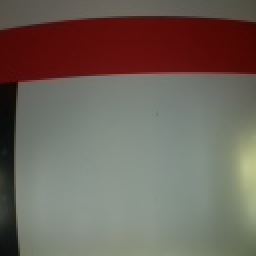
#> input picture prestito/RescueLineMondialiiV3/pavNero.png, 128 x 128 px (shown 2 times larger)
$ python trattaImmagineOffset.py
#> lines starting #> are read from the running program, lines starting #| are printed output that depends on the picture
import cv2
import numpy as np

imgOG=cv2.imread('pavNero.png')
#> imgOG is the input picture: shape (128, 128, 3); mean B, G, R 91.4, 100.3, 111.2

cv2.imshow('1',imgOG)
cv2.waitKey(0)

imgBN=cv2.cvtColor(imgOG,cv2.COLOR_BGR2GRAY)
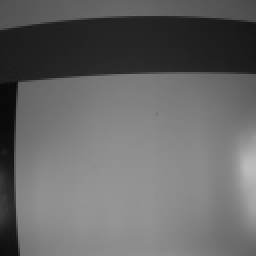
#> imgBN: shape (128, 128) (shown 2 times larger); min 8, max 188, mean 102.5


cv2.imshow('1',imgBN)
cv2.waitKey(0)

imgBN=cv2.medianBlur(imgBN,5)

cv2.imshow('1',imgBN)
cv2.waitKey(0)

imgBN=255-imgBN
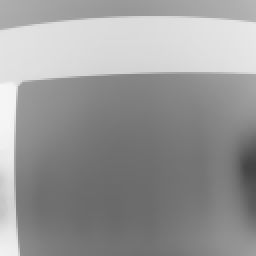
#> imgBN: shape (128, 128) (shown 2 times larger); min 68, max 246, mean 152.5

cv2.imshow('1',imgBN)
cv2.waitKey(0)

maxN=np.max(imgBN)
#> maxN = 246
imgBN=imgBN-maxN+255

cv2.imshow('1',imgBN)
cv2.waitKey(0)

cv2.imwrite('risulatatoImgOffset.png',imgBN)
